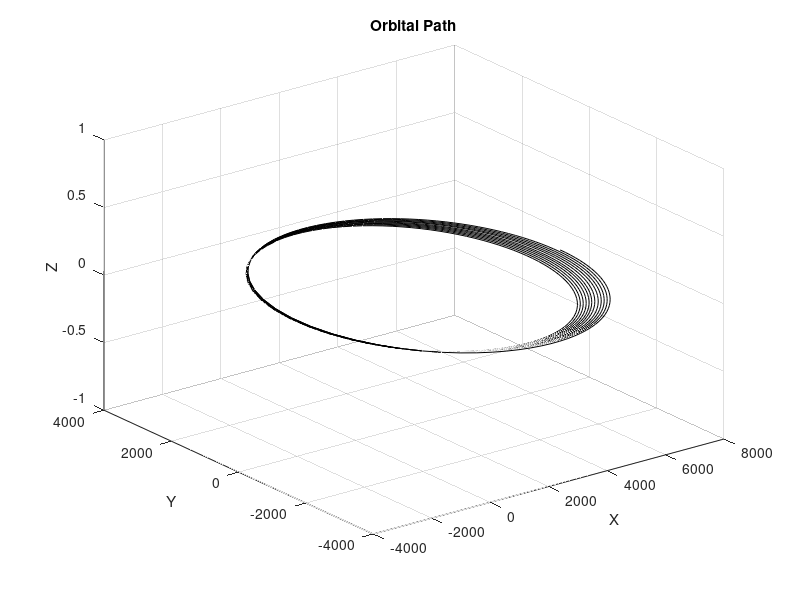

Write MATLAB code to recreate this figure.
% This is to test orbital performance, rather than the attitude performance

close all
clear all
clc

function out_orbitDeriv = orbitDeriv(t, rv_Input)

    muEarth = 398600; % km^3/s^2 

    rVec = rv_Input(1:3);
    vVec = rv_Input(4:6);
    rVal = norm(rVec);
    vVal = norm(vVec);
    
    oParam = (muEarth./(rVal.^3));

    derivative_of_position = vVec;
    derivative_of_velocity = -oParam.*rVec;

    out_orbitDeriv = [derivative_of_position;derivative_of_velocity];


end

rInit = [ 7000; 0; 0]; % km
vInit = [ 0; -5; 0]; % km/s

tVals_orbit = linspace(0, 32000, 1000);

[t_orbit,y_orbit] = ode45(@orbitDeriv, tVals_orbit, [rInit; vInit]);

y_orbit = y_orbit';

figure(1)
hold on
grid on
plot3(y_orbit(1,:), y_orbit(2,:), y_orbit(3,:),'k')
title('Orbital Path')
% xlim([-2000,6000])
% ylim([-2000,6000])
% zlim([-1000,6000])
xlabel('X')
ylabel('Y')
zlabel('Z')
view(3)

% figure(2)
% hold on
% grid on
% plot(y_orbit(1,:), y_orbit(2,:))
% title('XY Orbital Path')
% xlabel('X')
% ylabel('Y')

% figure(3)
% hold on
% grid on
% plot(t_orbit,y_orbit(1,:))
% title('X Coordinate over Time')
% xlabel('time')
% ylabel('x coordinate')
